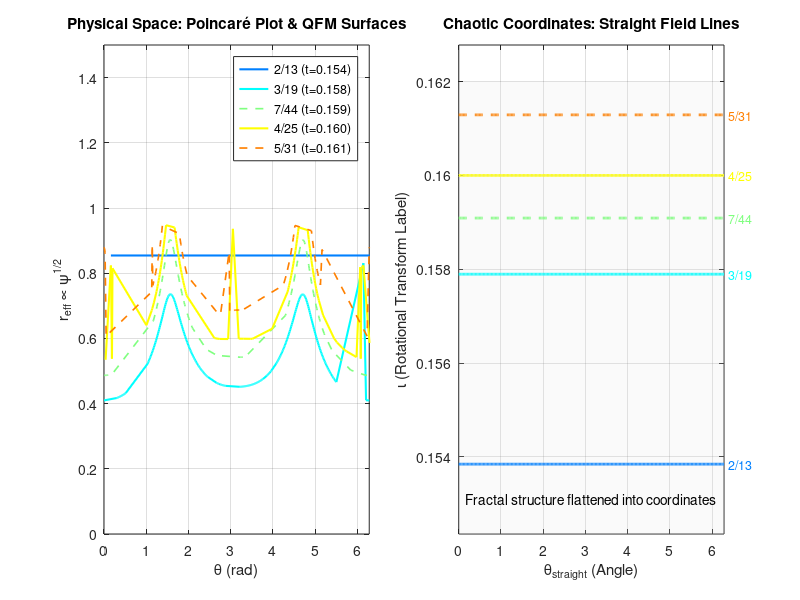

Source code (MATLAB):
% vis_QFM_stellarator.m
clear; clc; close all;

%% 1. 读取庞加莱背景数据
fprintf('Loading Poincare data...\n');
try
    poincare_data = load('poincare.dat');
    theta_back = poincare_data(:, 1);
    psi_back = poincare_data(:, 2);
    % 转换到 r/b 坐标 (r ~ sqrt(psi))
    r_back = 0.87 * sqrt(psi_back);
catch
    warning('poincare.dat not found. Run Fortran code first.');
    theta_back = []; r_back = [];
end

%% 2. 读取 QFM 曲面数据
fprintf('Loading QFM surface data...\n');
try
    qfm_data = dlmread('qfm_surfaces.dat', '', 1, 0); % 跳过第一行
    % Columns: 1:Theta, 2:Psi, 3:Nu, 4:P, 5:Q
    
    % 找到所有唯一的 (p,q) 组合
    u_pq = unique(qfm_data(:, 4:5), 'rows');
    
    % 按旋转变换 iota = p/q 的大小进行排序
    % 这对于混沌坐标系的绘制至关重要
    iotas = u_pq(:,1) ./ u_pq(:,2);
    [~, sort_idx] = sort(iotas);
    u_pq = u_pq(sort_idx, :);
    
    num_surfaces = size(u_pq, 1);
    surfaces = cell(num_surfaces, 1);
    
    fprintf('Found %d unique QFM surfaces:\n', num_surfaces);
    
    for k = 1:num_surfaces
        p = u_pq(k, 1);
        q = u_pq(k, 2);
        fprintf('  Surface %d: %d/%d (iota = %.5f)\n', k, p, q, p/q);
        
        idx = (qfm_data(:,4) == p) & (qfm_data(:,5) == q);
        dat_k = qfm_data(idx, :);
        
        % 排序 Theta 以便绘图
        [~, sort_theta_id] = sort(dat_k(:,1));
        surfaces{k} = dat_k(sort_theta_id, :);
    end
catch
    warning('qfm_surfaces.dat not found.');
    surfaces = {};
end

%% 3. 可视化配置
colors = jet(num_surfaces); % 使用 jet 颜色映射区分不同的 iota
figure('Position', [100, 100, 1400, 600], 'Color', 'w');

%% --- 子图 1: 物理空间 (Physical Space) ---
subplot(1, 2, 1);
hold on; box on; grid on;
title('Physical Space: Poincaré Plot & QFM Surfaces');
xlabel('\theta (rad)'); ylabel('r_{eff} \propto \psi^{1/2}');

% 1. 绘制庞加莱背景 (灰色点)
if ~isempty(theta_back)
    plot(theta_back, r_back,'.', 'Color', [0.5 0.5 0.5], 'MarkerSize', 2);
end

% 2. 绘制 QFM 曲面
legend_entries = [];
legend_labels = {};

for k = 1:num_surfaces
    s = surfaces{k};
    if isempty(s), continue; end
    
    th = s(:, 1);
    psi = s(:, 2);
    r_eff = 0.87 * sqrt(psi);
    
    % 闭合曲线处理 (连接 2pi 和 0)
    th = [th; th(1) + 2*pi];
    r_eff = [r_eff; r_eff(1)];
    
    % 线型设置：根据分母 q 大小区分
    p = u_pq(k, 1); q = u_pq(k, 2);
    lw = 1.5; 
    style = '-';
    if q > 25, style = '--'; lw = 1.2; end % 高阶共振用虚线
    
    h = plot(th, r_eff, style, 'Color', colors(k,:), 'LineWidth', lw);
    
    % 仅为每种曲面添加一次图例
    legend_entries(end+1) = h;
    legend_labels{end+1} = sprintf('%d/%d (t=%.3f)', p, q, p/q);
end

xlim([0, 2*pi]);
ylim([0, 1.5]); 
legend(legend_entries, legend_labels, 'Location', 'best'); 
% 图例可能太多，建议注释掉或只显示部分

%% --- 子图 2: 混沌坐标系 (Chaotic Coordinates) ---
subplot(1, 2, 2);
hold on; box on; grid on;
title('Chaotic Coordinates: Straight Field Lines');
xlabel('\theta_{straight} (Angle)'); 
ylabel('\iota (Rotational Transform Label)');

% 在这个坐标系中，纵坐标就是 iota 值，横坐标是直线化角度
% QFM 理论保证了在这些特殊的坐标面上，磁场线是直线的。
% 图中应该显示一系列水平线。

% 1. 绘制水平线
for k = 1:num_surfaces
    s = surfaces{k};
    if isempty(s), continue; end
    
    p = u_pq(k, 1); 
    q = u_pq(k, 2);
    iota_val = p/q;
    
    % 横坐标：0 到 2pi
    th_straight = linspace(0, 2*pi, 200);
    
    % 纵坐标：恒定为 iota
    rho_straight = ones(size(th_straight)) * iota_val;
    
    style = '-';
    if q > 25, style = '--'; end
    
    plot(th_straight, rho_straight, style, 'Color', colors(k,:), 'LineWidth', 2);
    
    % 在右侧标注分数
    text(2*pi + 0.1, iota_val, sprintf('%d/%d', p, q), ...
        'Color', colors(k,:), 'FontSize', 9, 'VerticalAlignment', 'middle');
end

% 2. 示意背景混沌的"平滑化"
% (简单示意：用浅灰色填充区域)
fill([0, 2*pi, 2*pi, 0], [0.15, 0.15, 0.162, 0.162], ...
     [0.9, 0.9, 0.9], 'FaceAlpha', 0.2, 'EdgeColor', 'none');

xlim([0, 2*pi]);
% 设置纵坐标范围以适应当前的 iota 范围
iota_min = min(iotas);
iota_max = max(iotas);
margin = (iota_max - iota_min) * 0.2;
if margin == 0, margin = 0.01; end
ylim([iota_min - margin, iota_max + margin]);

% 添加文本说明
text(pi, iota_min - margin/2, 'Fractal structure flattened into coordinates', ...
    'HorizontalAlignment', 'center', 'Color', 'k', 'FontSize', 10);

fprintf('Visualization Complete.\n');